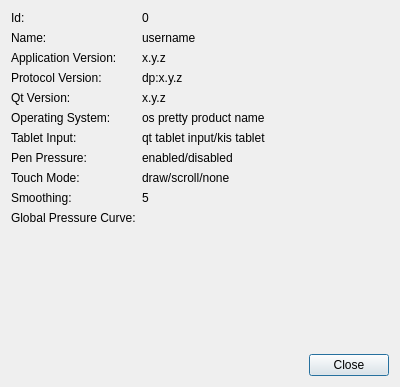
<?xml version="1.0" encoding="UTF-8"?>
<ui version="4.0">
 <class>UserInfoDialog</class>
 <widget class="QDialog" name="UserInfoDialog">
  <property name="geometry">
   <rect>
    <x>0</x>
    <y>0</y>
    <width>400</width>
    <height>387</height>
   </rect>
  </property>
  <property name="windowTitle">
   <string>Dialog</string>
  </property>
  <layout class="QVBoxLayout">
   <item>
    <layout class="QGridLayout">
     <item row="4" column="0">
      <widget class="QLabel">
       <property name="text">
        <string>Qt Version:</string>
       </property>
      </widget>
     </item>
     <item row="2" column="0">
      <widget class="QLabel">
       <property name="text">
        <string>Application Version:</string>
       </property>
      </widget>
     </item>
     <item row="8" column="1">
      <widget class="QLabel" name="touchModeValue">
       <property name="text">
        <string notr="true">draw/scroll/none</string>
       </property>
       <property name="textFormat">
        <enum>Qt::PlainText</enum>
       </property>
      </widget>
     </item>
     <item row="9" column="0">
      <widget class="QLabel">
       <property name="text">
        <string>Smoothing:</string>
       </property>
      </widget>
     </item>
     <item row="5" column="1">
      <widget class="QLabel" name="osValue">
       <property name="text">
        <string notr="true">os pretty product name</string>
       </property>
       <property name="textFormat">
        <enum>Qt::PlainText</enum>
       </property>
      </widget>
     </item>
     <item row="6" column="0">
      <widget class="QLabel">
       <property name="text">
        <string>Tablet Input:</string>
       </property>
      </widget>
     </item>
     <item row="2" column="1">
      <widget class="QLabel" name="appVersionValue">
       <property name="text">
        <string notr="true">x.y.z</string>
       </property>
       <property name="textFormat">
        <enum>Qt::PlainText</enum>
       </property>
      </widget>
     </item>
     <item row="7" column="0">
      <widget class="QLabel">
       <property name="text">
        <string>Pen Pressure:</string>
       </property>
      </widget>
     </item>
     <item row="0" column="0">
      <widget class="QLabel">
       <property name="text">
        <string>Id:</string>
       </property>
      </widget>
     </item>
     <item row="8" column="0">
      <widget class="QLabel">
       <property name="text">
        <string>Touch Mode:</string>
       </property>
      </widget>
     </item>
     <item row="3" column="1">
      <widget class="QLabel" name="protocolVersionValue">
       <property name="text">
        <string>dp:x.y.z</string>
       </property>
       <property name="textFormat">
        <enum>Qt::PlainText</enum>
       </property>
      </widget>
     </item>
     <item row="6" column="1">
      <widget class="QLabel" name="tabletInputValue">
       <property name="text">
        <string notr="true">qt tablet input/kis tablet</string>
       </property>
       <property name="textFormat">
        <enum>Qt::PlainText</enum>
       </property>
      </widget>
     </item>
     <item row="5" column="0">
      <widget class="QLabel">
       <property name="text">
        <string>Operating System:</string>
       </property>
      </widget>
     </item>
     <item row="1" column="0">
      <widget class="QLabel">
       <property name="text">
        <string>Name:</string>
       </property>
      </widget>
     </item>
     <item row="4" column="1">
      <widget class="QLabel" name="qtVersionValue">
       <property name="text">
        <string notr="true">x.y.z</string>
       </property>
      </widget>
     </item>
     <item row="7" column="1">
      <widget class="QLabel" name="tabletModeValue">
       <property name="text">
        <string notr="true">enabled/disabled</string>
       </property>
       <property name="textFormat">
        <enum>Qt::PlainText</enum>
       </property>
      </widget>
     </item>
     <item row="1" column="1">
      <widget class="QLabel" name="nameValue">
       <property name="text">
        <string notr="true">username</string>
       </property>
       <property name="textFormat">
        <enum>Qt::PlainText</enum>
       </property>
      </widget>
     </item>
     <item row="0" column="1">
      <widget class="QLabel" name="userIdValue">
       <property name="text">
        <string notr="true">0</string>
       </property>
      </widget>
     </item>
     <item row="9" column="1">
      <widget class="QLabel" name="smoothingValue">
       <property name="text">
        <string notr="true">5</string>
       </property>
       <property name="textFormat">
        <enum>Qt::PlainText</enum>
       </property>
      </widget>
     </item>
     <item row="3" column="0">
      <widget class="QLabel">
       <property name="text">
        <string>Protocol Version:</string>
       </property>
      </widget>
     </item>
     <item row="10" column="0" alignment="Qt::AlignTop">
      <widget class="QLabel">
       <property name="text">
        <string>Global Pressure Curve:</string>
       </property>
      </widget>
     </item>
     <item row="10" column="1">
      <layout class="QHBoxLayout">
       <item>
        <widget class="KisCurveWidget" name="pressureCurveValue" native="true">
         <property name="sizePolicy">
          <sizepolicy hsizetype="Fixed" vsizetype="Fixed">
           <horstretch>0</horstretch>
           <verstretch>0</verstretch>
          </sizepolicy>
         </property>
         <property name="minimumSize">
          <size>
           <width>100</width>
           <height>100</height>
          </size>
         </property>
        </widget>
       </item>
       <item>
        <spacer>
         <property name="orientation">
          <enum>Qt::Horizontal</enum>
         </property>
         <property name="sizeType">
          <enum>QSizePolicy::Expanding</enum>
         </property>
         <property name="sizeHint" stdset="0">
          <size>
           <width>0</width>
           <height>0</height>
          </size>
         </property>
        </spacer>
       </item>
      </layout>
     </item>
    </layout>
   </item>
   <item>
    <spacer>
     <property name="orientation">
      <enum>Qt::Vertical</enum>
     </property>
     <property name="sizeHint" stdset="0">
      <size>
       <width>0</width>
       <height>0</height>
      </size>
     </property>
    </spacer>
   </item>
   <item>
    <widget class="QDialogButtonBox" name="buttons">
     <property name="standardButtons">
      <set>QDialogButtonBox::Close</set>
     </property>
    </widget>
   </item>
  </layout>
 </widget>
 <customwidgets>
  <customwidget>
   <class>KisCurveWidget</class>
   <extends>QWidget</extends>
   <header>desktop/widgets/kis_curve_widget.h</header>
   <container>1</container>
  </customwidget>
 </customwidgets>
 <resources/>
 <connections/>
</ui>
